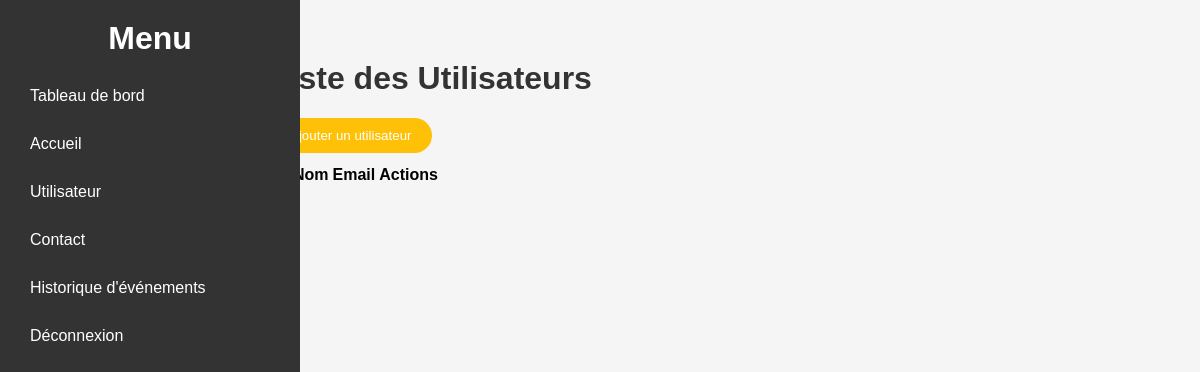
Before: /vue/admin/modifierUserAdmin.php with the older database file.
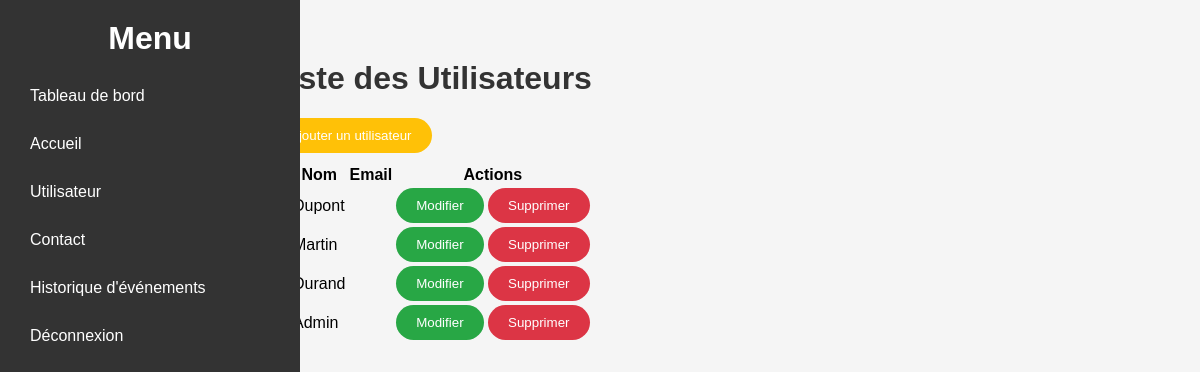
After: the same page with the newer database file.
### tables this page shows
CREATE TABLE IF NOT EXISTS `user` (
  `id_user` int NOT NULL AUTO_INCREMENT,
  `nom` varchar(50) NOT NULL,
  `prenom` varchar(50) NOT NULL,
  `mail` varchar(100) NOT NULL,
  `mdp` varchar(255) NOT NULL,
  `ref_role` int NOT NULL,
  PRIMARY KEY (`id_user`),
  KEY `fk_ref_role` (`ref_role`)
);

### vue/admin/modifierUserAdmin.php (the view, shortened to what this page needs)
<?php
$connexion = new SQLConnexion();
$bdd = $connexion->bdd();
$stmt = $bdd->query('SELECT * FROM user');
$utilisateurs = $stmt->fetchAll();
?>
<!DOCTYPE html>
<html lang="fr">
<head>
</head>
<body>
    <div class="container">
        <div class="sidebar">
            <h1>Menu</h1>
            <ul>
                <li><a href="../index_admin.php">Tableau de bord</a></li>
                <li><a href="../index.php">Accueil</a></li>
                <li><a href="../admin/modifierUserAdmin.php">Utilisateur</a></li>
                <li><a href="../admin/contactAdmin.php">Contact</a></li>
                <li><a href="../admin/historiqueAdmin.php">Historique d'événements</a></li>
                <li><a href="../connexion.html">Déconnexion</a></li>
            </ul>
        </div>
        <div class="content">
            <h1>Liste des Utilisateurs</h1>
            <button class="btn btn-ajouter btn-rounded" onclick="openPopup('ajouterPopup')">Ajouter un utilisateur</button>
            <table>
                <thead>
                    <tr>
                        <th>ID</th>
                        <th>Nom</th>
                        <th>Email</th>
                        <th>Actions</th>
                    </tr>
                </thead>
                <tbody>
                    <?php foreach ($utilisateurs as $utilisateur): ?>
                        <tr>
                            <td><?php echo $utilisateur['id_user']; ?></td>
                            <td><?php echo $utilisateur['nom']; ?></td>
                            <td><?php echo $utilisateur['email']; ?></td>
                            <td>
                                <button class="btn btn-modifier btn-rounded" onclick="openPopup('modifierPopup<?php echo $utilisateur['id_user']; ?>')">Modifier</button>
                                <button class="btn btn-supprimer btn-rounded" onclick="openPopup('supprimerPopup<?php echo $utilisateur['id_user']; ?>')">Supprimer</button>
                            </td>
                        </tr>
                    <?php endforeach; ?>
                </tbody>
            </table>
        </div>
    </div>
</body>
</html>

Changed rows visible on the page:
added user: nom "Dupont"
added user: nom "Martin"
added user: nom "Durand"
added user: nom "Admin"
